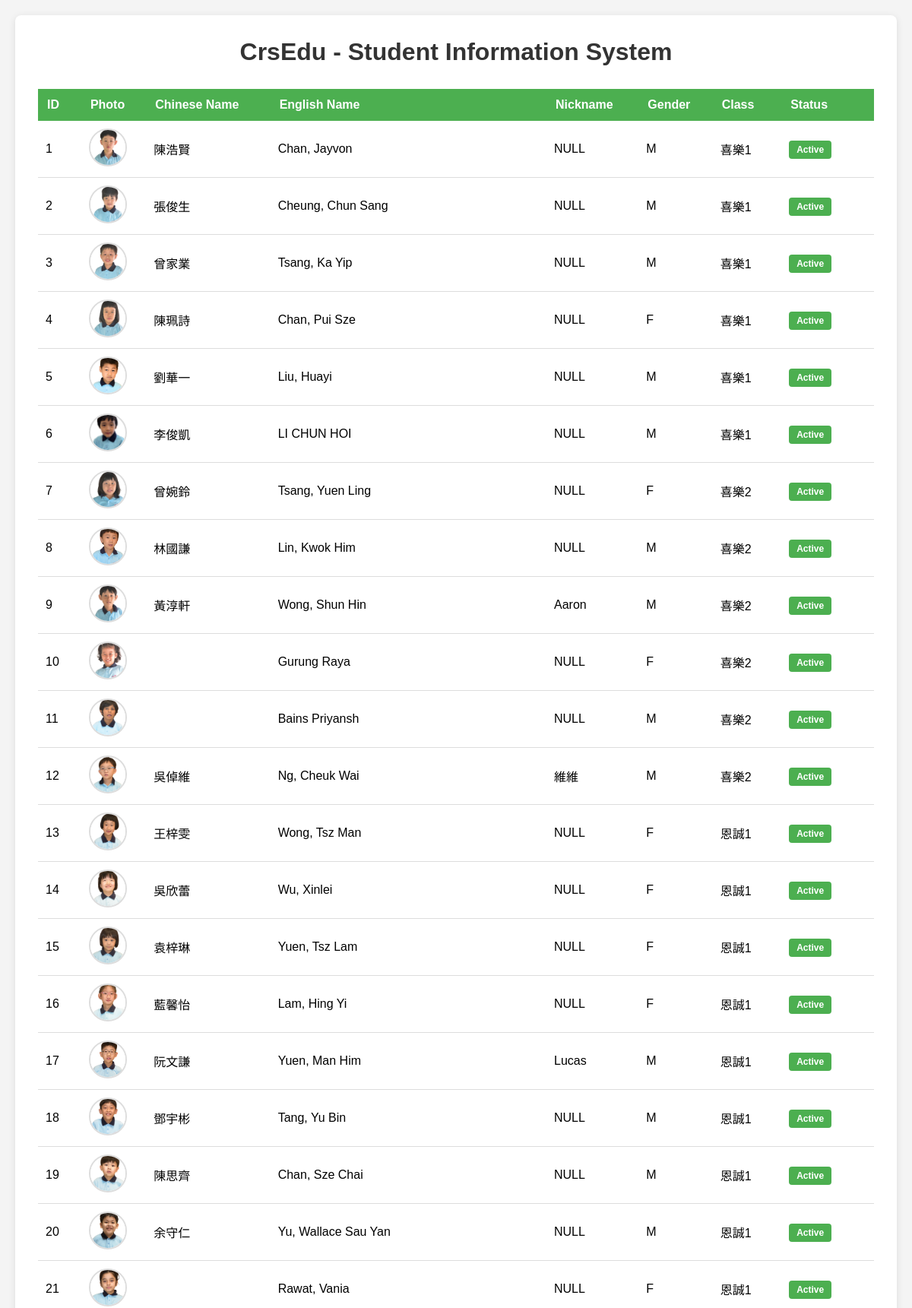
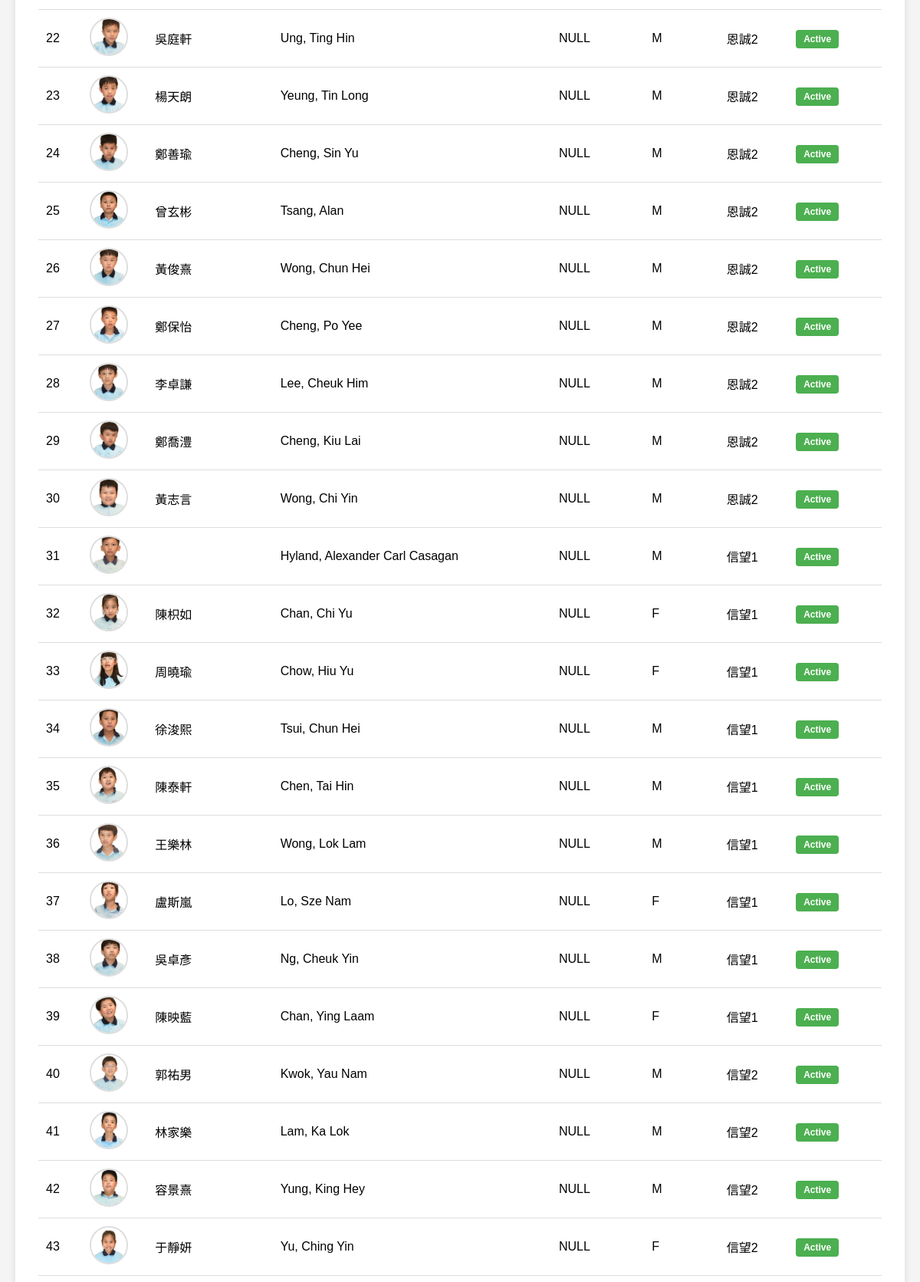
The page / (upper part) on the database its author committed (2 pictures, top to bottom).
### tables this page shows
CREATE TABLE IF NOT EXISTS `students` (
  `id` int(11) NOT NULL AUTO_INCREMENT,
  `name_chi` varchar(100) NOT NULL COMMENT 'Chinese Name',
  `name_eng` varchar(100) NOT NULL COMMENT 'English Name',
  `nickname` varchar(50) DEFAULT NULL,
  `gender` enum('M','F') NOT NULL,
  `class` varchar(50) DEFAULT NULL COMMENT 'Class/Group',
  `status` enum('Active','Inactive','Graduated') DEFAULT 'Active',
  `image_path` varchar(255) DEFAULT NULL COMMENT 'Path to student image',
  PRIMARY KEY (`id`)
);

### db/connection.php (called while the page is built, shortened)
<?php
class Database {
    private static $instance = null;
    private $conn;
    private function __construct() {
        try {
            $this->conn = new mysqli(DB_HOST, DB_USER, DB_PASS, DB_NAME, DB_PORT);
            $this->conn->set_charset(DB_CHARSET);
        } catch (Exception $e) {
            die("Database connection error: " . $e->getMessage());
        }
    }
    public static function getInstance() {
        if (self::$instance === null) {
            self::$instance = new Database();
        }
        return self::$instance;
    }
    public function getConnection() {
        return $this->conn;
    }
}
function getDB() {
    return Database::getInstance()->getConnection();
}
?>

### db/students.php (called while the page is built, shortened)
<?php
require_once __DIR__ . '/connection.php';
class Students {
    private $conn;
    public function __construct() {
        $this->conn = getDB();
    }
    public function getAll($orderBy = 'id', $order = 'ASC') {
        $orderBy = $this->conn->real_escape_string($orderBy);
        $order = strtoupper($order) === 'DESC' ? 'DESC' : 'ASC';
        $sql = "SELECT * FROM students ORDER BY $orderBy $order";
        $result = $this->conn->query($sql);
        if ($result) {
            return $result->fetch_all(MYSQLI_ASSOC);
        }
        return [];
    }
}
?>

### index.php (the view, shortened to what this page needs)
<?php
require_once 'db/students.php';
$studentsObj = new Students();
$students = $studentsObj->getAll('id', 'ASC');
?>
<!DOCTYPE html>
<html lang="en">
<head>
</head>
<body>
    <div class="container">
        <h1>CrsEdu - Student Information System</h1>
        <?php if (!empty($students)): ?>
            <table>
                <thead>
                    <tr>
                        <th>ID</th>
                        <th>Photo</th>
                        <th>Chinese Name</th>
                        <th>English Name</th>
                        <th>Nickname</th>
                        <th>Gender</th>
                        <th>Class</th>
                        <th>Status</th>
                    </tr>
                </thead>
                <tbody>
                    <?php foreach($students as $row): ?>
                        <tr>
                            <td><?php echo htmlspecialchars($row['id']); ?></td>
                            <td>
                                <?php if (!empty($row['image_path']) && file_exists($row['image_path'])): ?>
                                    <img src="<?php echo htmlspecialchars($row['image_path']); ?>" alt="<?php echo htmlspecialchars($row['name_chi']); ?>" class="student-img">
                                <?php else: ?>
                                    <div class="no-img">No Photo</div>
                                <?php endif; ?>
                            </td>
                            <td><?php echo htmlspecialchars($row['name_chi']); ?></td>
                            <td><?php echo htmlspecialchars($row['name_eng']); ?></td>
                            <td><?php echo htmlspecialchars($row['nickname'] ?? 'N/A'); ?></td>
                            <td><?php echo htmlspecialchars($row['gender']); ?></td>
                            <td><?php echo htmlspecialchars($row['class'] ?? 'N/A'); ?></td>
                            <td>
                                <span class="status <?php echo strtolower($row['status']); ?>">
                                    <?php echo htmlspecialchars($row['status']); ?>
                                </span>
                            </td>
                        </tr>
                    <?php endforeach; ?>
                </tbody>
            </table>
        <?php endif; ?>
    </div>
</body>
</html>

### index.php (style rules this page uses)
* { margin: 0; padding: 0; box-sizing: border-box; }
body { font-family: Arial, sans-serif; background-color: #f4f4f4; padding: 20px; }
.container { max-width: 1200px; margin: 0 auto; background: white; padding: 30px; border-radius: 8px; box-shadow: 0 2px 10px rgba(0,0,0,0.1); }
h1 { color: #333; margin-bottom: 30px; text-align: center; }
table { width: 100%; border-collapse: collapse; margin-top: 20px; }
th { background-color: #4CAF50; color: white; padding: 12px; text-align: left; }
td { padding: 10px; border-bottom: 1px solid #ddd; }
.status { padding: 5px 10px; border-radius: 4px; font-size: 12px; font-weight: bold; }
.status.active { background-color: #4CAF50; color: white; }
.student-img { width: 50px; height: 50px; object-fit: cover; border-radius: 50%; border: 2px solid #ddd; }

### rows shown on the page
students: id "1", image_path (picture), name_chi "陳浩賢", name_eng "Chan, Jayvon", nickname "NULL", gender "M", class "喜樂1", status "Active"
students: id "2", image_path (picture), name_chi "張俊生", name_eng "Cheung, Chun Sang", nickname "NULL", gender "M", class "喜樂1", status "Active"
students: id "3", image_path (picture), name_chi "曾家業", name_eng "Tsang, Ka Yip", nickname "NULL", gender "M", class "喜樂1", status "Active"
students: id "4", image_path (picture), name_chi "陳珮詩", name_eng "Chan, Pui Sze", nickname "NULL", gender "F", class "喜樂1", status "Active"
students: id "5", image_path (picture), name_chi "劉華一", name_eng "Liu, Huayi", nickname "NULL", gender "M", class "喜樂1", status "Active"
students: id "6", image_path (picture), name_chi "李俊凱", name_eng "LI CHUN HOI", nickname "NULL", gender "M", class "喜樂1", status "Active"
students: id "7", image_path (picture), name_chi "曾婉鈴", name_eng "Tsang, Yuen Ling", nickname "NULL", gender "F", class "喜樂2", status "Active"
students: id "8", image_path (picture), name_chi "林國謙", name_eng "Lin, Kwok Him", nickname "NULL", gender "M", class "喜樂2", status "Active"
students: id "9", image_path (picture), name_chi "黃淳軒", name_eng "Wong, Shun Hin", nickname "Aaron", gender "M", class "喜樂2", status "Active"
students: id "10", image_path (picture), name_eng "Gurung Raya", nickname "NULL", gender "F", class "喜樂2", status "Active"
students: id "11", image_path (picture), name_eng "Bains Priyansh", nickname "NULL", gender "M", class "喜樂2", status "Active"
students: id "12", image_path (picture), name_chi "吳倬維", name_eng "Ng, Cheuk Wai", nickname "維維", gender "M", class "喜樂2", status "Active"
students: id "13", image_path (picture), name_chi "王梓雯", name_eng "Wong, Tsz Man", nickname "NULL", gender "F", class "恩誠1", status "Active"
students: id "14", image_path (picture), name_chi "吳欣蕾", name_eng "Wu, Xinlei", nickname "NULL", gender "F", class "恩誠1", status "Active"
students: id "15", image_path (picture), name_chi "袁梓琳", name_eng "Yuen, Tsz Lam", nickname "NULL", gender "F", class "恩誠1", status "Active"
students: id "16", image_path (picture), name_chi "藍馨怡", name_eng "Lam, Hing Yi", nickname "NULL", gender "F", class "恩誠1", status "Active"
students: id "17", image_path (picture), name_chi "阮文謙", name_eng "Yuen, Man Him", nickname "Lucas", gender "M", class "恩誠1", status "Active"
students: id "18", image_path (picture), name_chi "鄧宇彬", name_eng "Tang, Yu Bin", nickname "NULL", gender "M", class "恩誠1", status "Active"
students: id "19", image_path (picture), name_chi "陳思齊", name_eng "Chan, Sze Chai", nickname "NULL", gender "M", class "恩誠1", status "Active"
students: id "20", image_path (picture), name_chi "余守仁", name_eng "Yu, Wallace Sau Yan", nickname "NULL", gender "M", class "恩誠1", status "Active"
students: id "21", image_path (picture), name_eng "Rawat, Vania", nickname "NULL", gender "F", class "恩誠1", status "Active"
students: id "22", image_path (picture), name_chi "吳庭軒", name_eng "Ung, Ting Hin", nickname "NULL", gender "M", class "恩誠2", status "Active"
students: id "23", image_path (picture), name_chi "楊天朗", name_eng "Yeung, Tin Long", nickname "NULL", gender "M", class "恩誠2", status "Active"
students: id "24", image_path (picture), name_chi "鄭善瑜", name_eng "Cheng, Sin Yu", nickname "NULL", gender "M", class "恩誠2", status "Active"
students: id "25", image_path (picture), name_chi "曾玄彬", name_eng "Tsang, Alan", nickname "NULL", gender "M", class "恩誠2", status "Active"
students: id "26", image_path (picture), name_chi "黃俊熹", name_eng "Wong, Chun Hei", nickname "NULL", gender "M", class "恩誠2", status "Active"
students: id "27", image_path (picture), name_chi "鄭保怡", name_eng "Cheng, Po Yee", nickname "NULL", gender "M", class "恩誠2", status "Active"
students: id "28", image_path (picture), name_chi "李卓謙", name_eng "Lee, Cheuk Him", nickname "NULL", gender "M", class "恩誠2", status "Active"
students: id "29", image_path (picture), name_chi "鄭喬澧", name_eng "Cheng, Kiu Lai", nickname "NULL", gender "M", class "恩誠2", status "Active"
students: id "30", image_path (picture), name_chi "黃志言", name_eng "Wong, Chi Yin", nickname "NULL", gender "M", class "恩誠2", status "Active"
students: id "31", image_path (picture), name_eng "Hyland, Alexander Carl Casagan", nickname "NULL", gender "M", class "信望1", status "Active"
students: id "32", image_path (picture), name_chi "陳枳如", name_eng "Chan, Chi Yu", nickname "NULL", gender "F", class "信望1", status "Active"
students: id "33", image_path (picture), name_chi "周曉瑜", name_eng "Chow, Hiu Yu", nickname "NULL", gender "F", class "信望1", status "Active"
students: id "34", image_path (picture), name_chi "徐浚熙", name_eng "Tsui, Chun Hei", nickname "NULL", gender "M", class "信望1", status "Active"
students: id "35", image_path (picture), name_chi "陳泰軒", name_eng "Chen, Tai Hin", nickname "NULL", gender "M", class "信望1", status "Active"
students: id "36", image_path (picture), name_chi "王樂林", name_eng "Wong, Lok Lam", nickname "NULL", gender "M", class "信望1", status "Active"
students: id "37", image_path (picture), name_chi "盧斯嵐", name_eng "Lo, Sze Nam", nickname "NULL", gender "F", class "信望1", status "Active"
students: id "38", image_path (picture), name_chi "吳卓彥", name_eng "Ng, Cheuk Yin", nickname "NULL", gender "M", class "信望1", status "Active"
students: id "39", image_path (picture), name_chi "陳映藍", name_eng "Chan, Ying Laam", nickname "NULL", gender "F", class "信望1", status "Active"
students: id "40", image_path (picture), name_chi "郭祐男", name_eng "Kwok, Yau Nam", nickname "NULL", gender "M", class "信望2", status "Active"
students: id "41", image_path (picture), name_chi "林家樂", name_eng "Lam, Ka Lok", nickname "NULL", gender "M", class "信望2", status "Active"
students: id "42", image_path (picture), name_chi "容景熹", name_eng "Yung, King Hey", nickname "NULL", gender "M", class "信望2", status "Active"
students: id "43", image_path (picture), name_chi "于靜妍", name_eng "Yu, Ching Yin", nickname "NULL", gender "F", class "信望2", status "Active"
